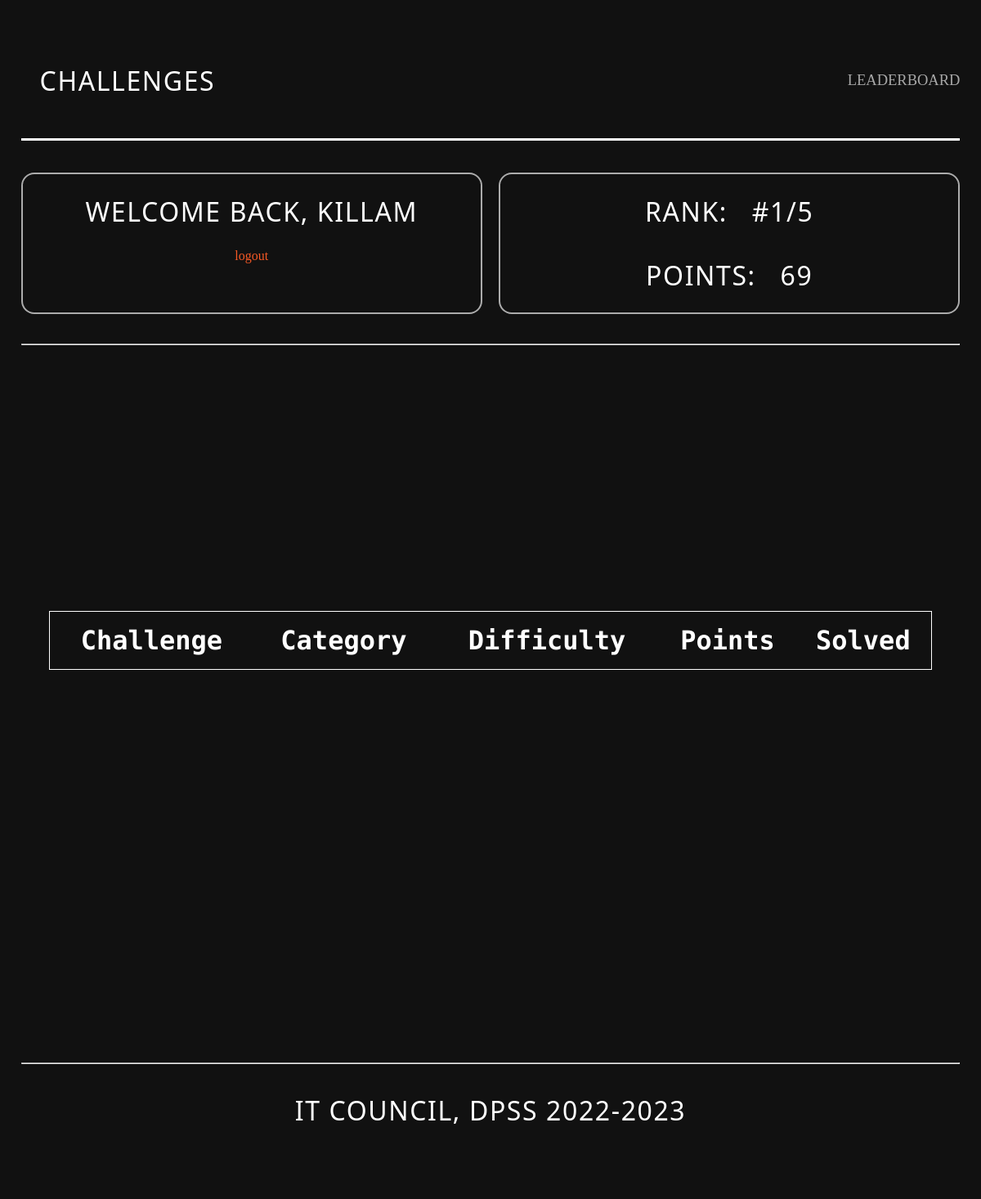
Before: /dashboard/ (signed in) with the older database file.
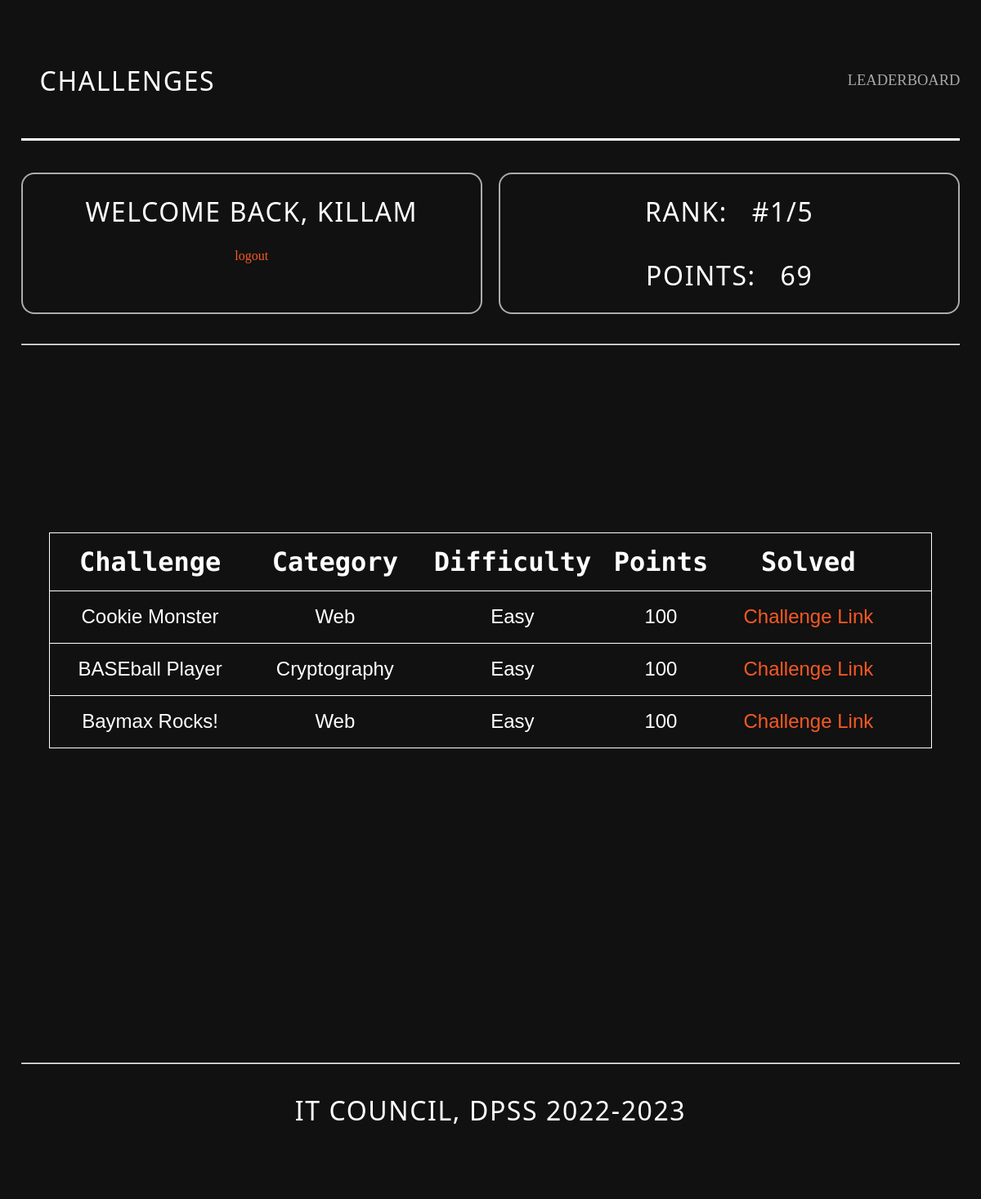
After: the same page with the newer database file.
### accounts/models.py (models this page shows)
class Player(AbstractUser):
    first_name = models.CharField(max_length=30, blank=False)
    last_name = models.CharField(max_length=30, blank=False)
    username = models.CharField(_('username'), max_length=30, unique=True, null=True) # is this team name?
    email = models.CharField(_('email'), max_length=100, unique=True, null=True)
    school = models.ForeignKey(School, on_delete=models.CASCADE, null=True, default='')
    score = models.IntegerField(default=0)
    rank = models.IntegerField(default=0)  # remove this later
    phone_number = models.CharField(default=None, null=True, max_length=50)
    USERNAME_FIELD = 'username'
    REQUIRED_FIELDS = ('first_name', 'last_name','email', 'school', 'phone_number')
    objects = PlayerManager()
    def __str__(self):
        return self.username

### Main/models.py (models this page shows, shortened)
class Challenges(models.Model):
    title = models.CharField(max_length=255)
    category = models.CharField(max_length=255)
    difficulty = models.CharField(max_length=255)
    points = models.IntegerField()
    description = models.TextField(max_length=1000, default='')
    hint = models.CharField(max_length=255, default='')
    flag = models.CharField(max_length=255, default='DPSS{EMPTY}')
    link = models.CharField(max_length=255, default='dashboard')
    solve_status = models.BooleanField(default=False)

### Main/views.py (the view)
# urls.py: path('dashboard/', views.dashboard, name='dashboard'),
def dashboard(request):
    user = request.user
    context = {'user': user,'player':Player.objects.get(username=user), 'total_players':Player.objects.count(), 'challenges': Challenges.objects.all().order_by('points')[:]}
    if not request.user.is_authenticated:
        return redirect('login')
    return render(request, 'main/dashboard.html', context)

### Main/templates/main/dashboard.html (shortened to what this page needs)
{% extends "main/layout.html" %}
{% load static %}
{% block global_styling %}
<link rel="stylesheet" href="{% static 'css/dashboard.css' %}" />
{% endblock global_styling %}
{% block content %}
<header id="main">
<div class="l-wrapper">
    <div class="c-header"><h1>CHALLENGES</h1>
      <a href="{% url 'leaderboard' %}">LEADERBOARD</a>
    </div>
    <div class="flex-container">
        <div class="flex-child">
            <h1> Welcome back, {{user}} </h1>
            <a href="{% url 'logout' %}">logout</a>
        </div>
        <div class="flex-child">
          <h1> RANK: &nbsp; #{{player.id}}/{{total_players}} </h1>
          <h1> POINTS: &nbsp; {{player.score}} </h1>
        </div>
      </div>
      <br><br>
      <hr>
</div>
<div class="container">
    <table class='table'>
        <tr class="table-row">
            <th class="table-heading">Challenge</th>
            <th class="table-heading">Category</th>
            <th class="table-heading">Difficulty</th>
            <th class="table-heading">Points</th>
            <th class="table-heading">Solved</th>
            <th class="table-heading"></th>
        </tr>
        {% for challenge in challenges %}
        <tr class='table-row'>
            <td class="table-data">{{challenge.title}}</td>
            <td class="table-data">{{challenge.category}}</td>
            <td class="table-data">{{challenge.difficulty}}</td>
            <td class="table-data">{{challenge.points}}</td>
            <td class="table-data"><a href="../{{challenge.link}}" >Challenge Link</a></td></td>
            <td class="table-data">
            </td>
        </tr>
        {% endfor %}
    </table>
</div>
<div class="l-wrapper">
    <hr>
    <h1>IT COUNCIL, DPSS 2022-2023</h1>
</div>
</header>
{% endblock content %}

### Main/templates/main/layout.html (shortened to what this page needs)
{% load static %}
<!doctype html>
<html lang="en">
<head>
    <link rel="stylesheet" href="{% static 'css/layout.css' %}">
    {% block global_styling %}
    {% endblock %}
</head>
<body>
  {% block content %}
  {% endblock %}
</body>
</html>

### Main/static/css/layout.css (style rules this page uses)
* { box-sizing: border-box; padding: 0; margin: 0; background-color: #111111; }

### Main/static/css/dashboard.css (style rules this page uses)
body { overflow-x: hidden; }
h1 { font-family: "Major Mono Display", monospace; padding: 2%; color: #ffffff; text-align: center; font-size: 2em; }
.table { border-collapse: collapse; border: 1px solid #ffffff; width: 90vw; border-radius: 1em; margin-top: -15rem; }
.table-row { height: 8vh; border-bottom: 1px solid #ffffff; border-right: 1px solid #ffffff; border-radius: 1em; }
.table-heading { text-align: center; font-weight: 900; font-size: 2em; font-family: "Major Mono Display"; color: #ffffff; padding-top: 1rem; padding-bottom: 1rem; }
.table-data { text-align: center; font-weight: 100; font-size: 1.5em; font-family: sans-serif; color: #ffffff; word-break: break-all; padding-top: 1rem; padding-left: 1rem; padding-right: 1rem; padding-bottom: 1rem; }
.container { display: flex; flex-direction: column; height: 100%; width: 100vw; align-items: center; padding-top: 5%; justify-content: center; }
html { --black: #000000; --white: #ffffff; --darkest: #111111; --darker: #16171A; --dark: #A3AFBF; --medium: #DFE7EF; --light: #CAD4E1; --lighter: #F5F8FC; --lightest: var(--white); --primary: #f65925; --primary-light: #DDD9FF; --primary-trans: #ffffff; --yellow: #FDCB6E; --orange: #E17055; --teal: #00CEC9; --bg: var(--darkest); --color: var(--lightest); --surface: var(--darker); }
h1, h2, h3, h4, h5, h6 { font-weight: 400; text-transform: uppercase; letter-spacing: 0.05em; margin-top: 0.8rem; margin-bottom: 0.8rem; font-family: "Oswald", system-ui; }
a { color: var(--primary); text-decoration: none; transition: all 120ms ease-out 0s; display: inline-block; border-radius: 0.4rem; }
.l-wrapper { width: 100%; max-width: 1260px; margin: auto; padding: 1.6rem 1.6rem 3.2rem; }
.c-header { padding: 1rem 0; display: flex; justify-content: space-between; align-items: center; margin-bottom: 2.4rem; position: relative; }
.c-header:before { content: ""; position: absolute; bottom: 0; right: 0; left: 0; height: 0.2rem; background: var(--primary-trans); }
.c-header a { color: #ffffffa2; font-size: 18.5px; }
.flex-container { display: flex; }
.flex-child { flex: 1; border: 2px solid rgba(251, 251, 251, 0.663); border-radius:1em; text-align: center; }
.flex-child:first-child { margin-right: 20px; }
*, *::before, *::after { padding: 0; margin: 0; box-sizing: border-box; }
body { position: relative; }
#main { height: 100vh; width: 100%; position: relative; background: #111111; }

Changed rows visible on the page:
added Challenges: title "Cookie Monster", category "Web", difficulty "Easy", points "100"
added Challenges: title "BASEball Player", category "Cryptography", difficulty "Easy", points "100"
added Challenges: title "Baymax Rocks!", category "Web", difficulty "Easy", points "100"
